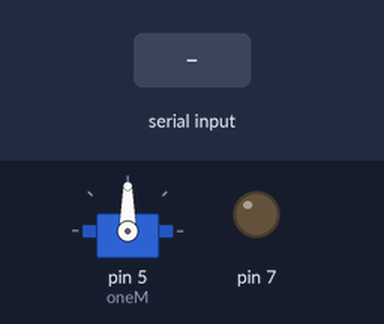
Bench run of a sketch on a simulated Arduino Uno, built with avr-gcc and run on an emulated ATmega328P. On the bench: servo, output pins drawn as LEDs (lit = HIGH). Inputs (shaded band) come from the test bench.

Above: at 1.2 s.
1.3 s: "1" received over Serial
At 2.6 s:
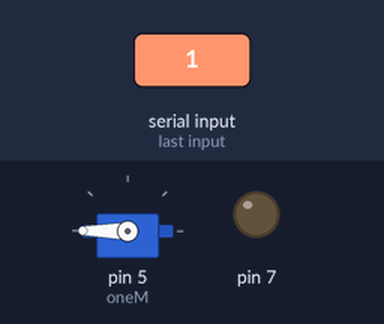
Timing chart, 0 to 4.3 s (numbered marks = the images above; inputs shaded):
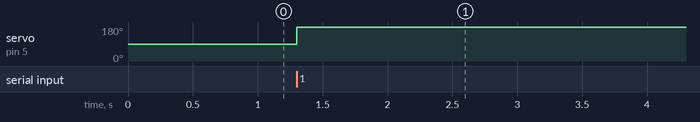

Measured:
- after the input at 1.3 s, servo on pin 5 (oneM): 90° → 180° at once

The sketch:

ultrasonicSecondCode.ino
```cpp
#include <Servo.h>

Servo oneM;

void setup()
{
  Serial.begin(9600);
  pinMode(7, OUTPUT);
  oneM.attach(5);
}

void loop()
{
  if (Serial.read() == '1') {
  digitalWrite(7, HIGH);
   oneM.write(180);
  }
  else digitalWrite(7, LOW);
}
```
